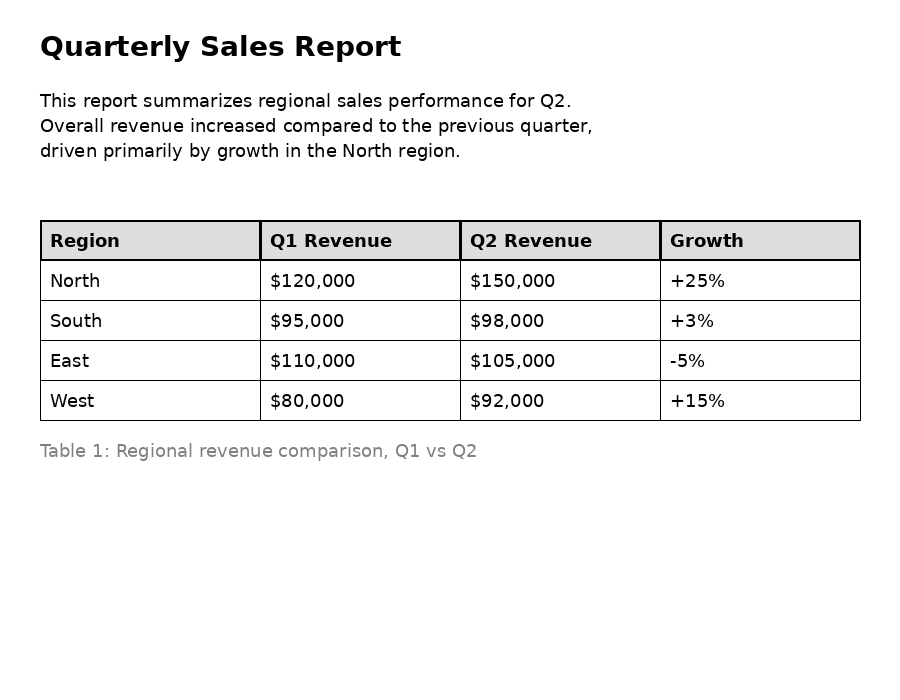
#> input picture test_page.png, 900 x 700 px
$ python -i image_look.py   (imports and definitions only)
#> lines starting #> are read from the running program, lines starting #| are printed output that depends on the picture; after the words box and inside, x2 and y2 are one past the last pixel; in counts of white or black regions, pixels touching at a corner belong together
#> further down, picture is the input picture: PIL image 900x700 RGB; min 0, max 255, mean 243.7
"""
image_look.py -- measure a table's look from the PICTURE it was read from: column widths, per-column alignment, header fill.

A picture has no text layer, so nothing here reads any text: no OCR. The model has already said what the cells contain;
this module only looks at pixels, the way pdf_look.py looks at a PDF's drawings.

WHAT IT FINDS. A ruled table is a stack of long horizontal lines (the row borders) crossed by vertical lines (the column
borders). From the lines it gets the cell rectangles. Inside each cell, where the dark pixels sit between the cell's
left and right edges says whether the text is left-aligned, centred or right-aligned. The most common colour in the
header row is its fill (when it is not the page colour).

A table is only restyled when the grid found has exactly the column count the model returned and at least as many rows
as the model's table; otherwise the model's table is left as it is. A table with no ruled lines is left as it is.

Pillow only (no numpy).
"""
from collections import Counter
from typing import List, Optional

from PIL import Image

from blocks import Page, TableBlock

DARK = 185            # a pixel darker than this (0-255) counts for a rule (thin anti-aliased borders are grey)
LINE_SHARE = 0.30     # a pixel row is a horizontal rule when this share of the picture's width is dark
VLINE_SHARE = 0.55    # a pixel column is a vertical rule when this share of the table's height is dark
MIN_TABLE_W = 0.25    # a table is at least this share of the picture's width
THICK_BAND = 8        # a run of dark pixel rows thicker than this is a filled band, not a rule
CELL_PAD = 12         # text starting within this many pixels of its cell's left edge counts as left-aligned


# [7 lines that did not run here, left out]


def _binary(img: Image.Image) -> Image.Image:
    return img.convert("L").point(lambda v: 255 if v < DARK else 0)
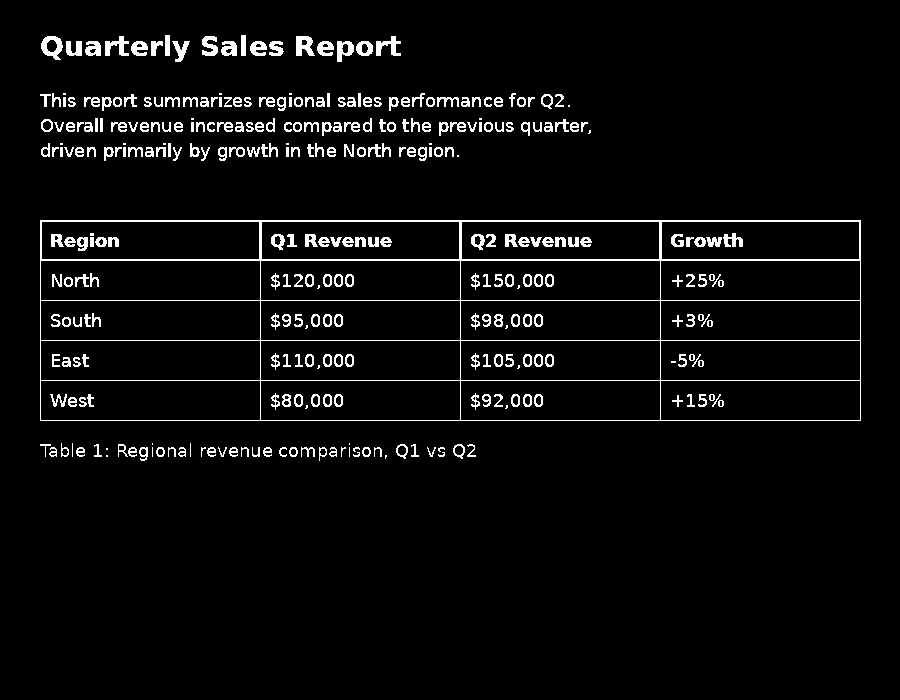
#> returned value: PIL image 900x700 L; 4.4% white in thin lines or dots, all inside (x1, y1, x2, y2) = (40, 35, 861, 461)


def _runs(flags) -> List[tuple]:
    """(start, end) of every run of True in a list of booleans."""
    out, start = [], None
    for i, f in enumerate(flags):
        if f and start is None:
            start = i
        elif not f and start is not None:
            out.append((start, i - 1))
            start = None
    if start is not None:
        out.append((start, len(flags) - 1))
    return out


def _profile(binary: Image.Image, axis: str) -> List[float]:
    """Share of dark pixels per row (axis 'y') or per column (axis 'x'), via a 1-pixel-wide shrink."""
    size = (1, binary.height) if axis == "y" else (binary.width, 1)
    return [v / 255 for v in binary.resize(size, Image.Resampling.BOX).tobytes()]


def _longest_run(values) -> tuple:
    """(start, end) of the longest run of non-zero values, or None."""
    best, start = None, None
    for i, v in enumerate(list(values) + [0]):
        if v and start is None:
            start = i
        elif not v and start is not None:
            if best is None or i - start > best[1] - best[0] + 1:
                best = (start, i - 1)
            start = None
    return best


def _dark_extent(binary: Image.Image, y: int):
    """(first, last) of the longest unbroken dark stretch in one pixel row: a ruled line, not a line of text."""
    return _longest_run(binary.crop((0, y, binary.width, y + 1)).tobytes())


def find_grids(img: Image.Image) -> List[dict]:
    """The ruled tables in the picture, top to bottom: {"x0","x1","rows": [y...], "cols": [x...]} in pixels."""
    binary = _binary(img)
    w = binary.width
#> w = 900
    rows = _profile(binary, "y")
#> rows = 700 values, max 0.914 at index 220, min 0 at index 0, mean 0.044
    rules = []
    for a, b in _runs([r >= LINE_SHARE for r in rows]):
        # a thick band is a dark header fill: its top and bottom edges are the row's two borders
        thick = b - a + 1 > THICK_BAND
        for y in ((a, b) if thick else ((a + b) // 2,)):
            ext = _dark_extent(binary, y)      # a band's own edge rows: its middle is broken by the header text
            if ext and ext[1] - ext[0] >= MIN_TABLE_W * w:
                rules.append((y, ext[0], ext[1]))
#> this loop made 11 passes
#> (a, b) on passes 1 to 11: (97, 98), (105, 105), (122, 123), (130, 130), (220, 221), (241, 241), (259, 260), (300, 300), (340, 340), (380, 380), (420, 420)
#> after the loop, rules = [(220, 40, 860), (259, 40, 860), (300, 40, 860), (340, 40, 860), (380, 40, 860), (420, 40, 860)]
    # horizontal rules with the same left/right ends and no big gap between them belong to one table
    tables, current = [], []
#> tables = []; current = []
    for rule in rules:
        if current and (abs(rule[1] - current[-1][1]) > 6 or abs(rule[2] - current[-1][2]) > 6
                        or rule[0] - current[-1][0] > binary.height * 0.25):
            tables.append(current)
            current = []
        current.append(rule)
#> this loop made 6 passes
#> after the loop, current has the same summary as rules
    if current:
        tables.append(current)
    grids = []
    for t in tables:
        if len(t) < 3:                      # a header row and one data row need at least three rules
            continue
        x0, x1 = min(r[1] for r in t), max(r[2] for r in t)
        top, bottom = t[0][0], t[-1][0]
        cols = _vertical_rules(binary.crop((x0, top, x1 + 1, bottom + 1)), x0)
        grids.append({"x0": x0, "x1": x1, "rows": [r[0] for r in t], "cols": cols})
#> this loop made 1 pass
#> (x0, x1, top, bottom, cols) on pass 1: (40, 860, 220, 420, [40, 260, 460, 660, 860])
#> after the loop, grids = 1 item
    return grids


def _vertical_rules(region: Image.Image, x_offset: int) -> List[int]:
    """Pixel columns (in picture coordinates) of the column borders, including the table's left and right edges.

    A border is a column that is dark over most of the table's height in ONE unbroken stretch (text columns are not).
    """
    prof = _profile(region, "x")
    out = []
    for a, b in _runs([p >= VLINE_SHARE * 0.6 for p in prof]):
        x = (a + b) // 2
        col = region.crop((x, 0, x + 1, region.height)).tobytes()
        run = _longest_run(col)
        if run and run[1] - run[0] + 1 >= VLINE_SHARE * region.height:
            out.append(x_offset + x)
    return out


def _cell(img: Image.Image, x0, y0, x1, y1, inset=3):
    return img.crop((x0 + inset, y0 + inset, max(x0 + inset + 1, x1 - inset), max(y0 + inset + 1, y1 - inset)))


# [26 lines left out: functions _background, _align, not called in this run]


def _hex(rgb) -> str:
    return "".join(f"{v:02X}" for v in rgb[:3])


# [37 lines that did not run here, left out]


# [26 lines that did not run here, left out]

>>> from PIL import Image
>>> picture = Image.open('../test_page.png')
>>> result = find_grids(picture)
#> result = 1 item
